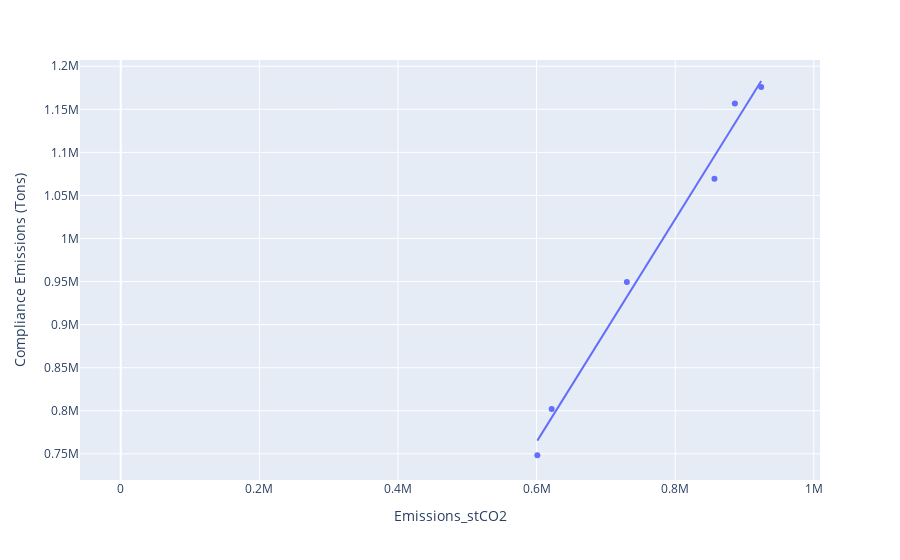

Source (notebook cell):
### Code cell
px.scatter(compare,x='Emissions_stCO2',y='Compliance Emissions (Tons)',hover_data=['YEAR','Qtr'],trendline='ols')

### Figure 1 — Plotly figure (JSON) as saved in the notebook; plotly's stock layout.template omitted (floating-point values rounded to 4 significant figures)
{"data": [{"customdata": [[2020, 1], [2020, 2], [2020, 3], [2020, 4], [2021, 1], [2021, 2], [2021, 3], [2021, 4], [2022, 1], [2022, 2], [2022, 3], [2022, 4], [2023, 1], [2023, 2], [2023, 3], [2023, 4], [2024, 1], [2024, 2], [2024, 3], [2024, 4]], "hovertemplate": "Emissions_stCO2=%{x}<br>Compliance Emissions (Tons)=%{y}<br>YEAR=%{customdata[0]}<br>Qtr=%{customdata[1]}<extra></extra>", "legendgroup": "", "marker": {"color": "#636efa", "symbol": "circle"}, "mode": "markers", "name": "", "orientation": "v", "showlegend": false, "type": "scatter", "x": [770300.0, 572300.0, 833000.0, 765000.0, 950100.0, 630400.0, 873100.0, 828500.0, 891300.0, 579000.0, 856600.0, 601100.0, 924100.0, 621800.0, 886100.0, 730200.0, 799800.0, 729200.0, 848600.0, 0], "xaxis": "x", "y": [null, null, null, null, null, null, null, null, null, null, 1070000.0, 748300.0, 1176000.0, 802100.0, 1157000.0, 949600.0, null, null, null, null], "yaxis": "y"}, {"hovertemplate": "<b>OLS trendline</b><br>Compliance Emissions (Tons) = 1.29256 * Emissions_stCO2 + -11584.5<br>R<sup>2</sup>=0.988096<br><br>Emissions_stCO2=%{x}<br>Compliance Emissions (Tons)=%{y} <b>(trend)</b><extra></extra>", "legendgroup": "", "marker": {"color": "#636efa", "symbol": "circle"}, "mode": "lines", "name": "", "showlegend": false, "type": "scatter", "x": [601100.0, 621800.0, 730200.0, 856600.0, 886100.0, 924100.0], "xaxis": "x", "y": [765300.0, 792100.0, 932300.0, 1096000.0, 1134000.0, 1183000.0], "yaxis": "y"}], "layout": {"legend": {"tracegroupgap": 0}, "margin": {"t": 60}, "xaxis": {"anchor": "y", "domain": [0, 1], "title": {"text": "Emissions_stCO2"}}, "yaxis": {"anchor": "x", "domain": [0, 1], "title": {"text": "Compliance Emissions (Tons)"}}}}
